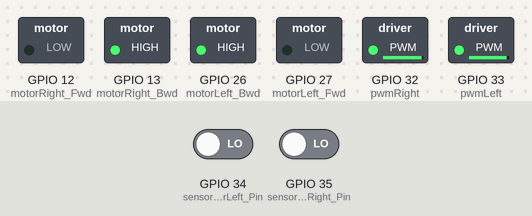
A sketch run on a simulated ESP32. Parts: switched loads named in the sketch (green lamp = pin HIGH). The inputs (shaded band) are chosen by the test bench; at power-on: GPIO 34 (sensorRearLeft_Pin) LOW, GPIO 35 (sensorRearRight_Pin) LOW. What the sketch prints to the serial monitor is not drawn.

Above: at 4.4 s.
4.5 s: GPIO 34 (sensorRearLeft_Pin) driven HIGH
At 5.1 s:
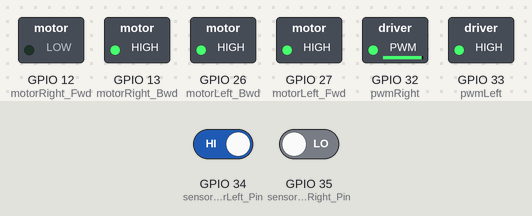
6.0 s: GPIO 35 (sensorRearRight_Pin) driven HIGH
At 7.6 s:
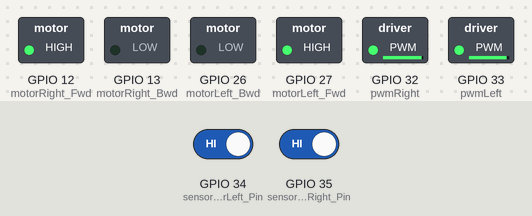
At 10.8 s:
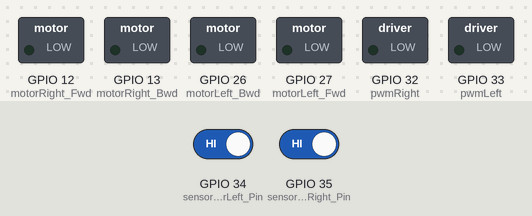
Timing chart, 0 to 12.3 s (numbered marks = the images above; inputs shaded):
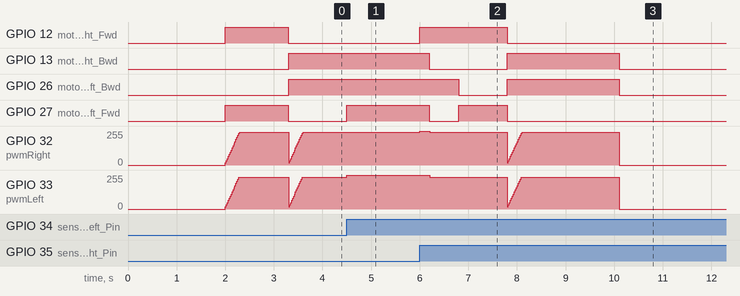

The sketch:

RCL_robot2026_main.ino
```cpp
// ==========================================
// 1. ประกาศตัวแปรพินมอเตอร์
// ==========================================
const int motorLeft_Fwd = 27;
const int motorLeft_Bwd = 26;  // ใช้ขา 15 แทน 14 ที่มีปัญหา
const int pwmLeft = 33;

const int motorRight_Fwd = 12;
const int motorRight_Bwd = 13;
const int pwmRight = 32;

// ==========================================
// 2. ประกาศตัวแปรพินเซนเซอร์เส้น
// ==========================================
//const int sensorFrontLeft_Pin = 34;
//const int sensorFrontRight_Pin = 35;
const int sensorRearLeft_Pin = 34;
const int sensorRearRight_Pin = 35;
const int BLACK_LINE = HIGH;

// ==========================================
// 3. ตั้งค่าความเร็ว (เปลี่ยนค่าได้ที่นี่ที่เดียว)
// ==========================================
int speedLeft_Fwd = 240.5;
int speedRight_Fwd = 245;
int speedLeft_Bwd = 240;
int speedRight_Bwd = 245;

// ==========================================
// 4. ตัวแปรสำหรับ MPU6050 (ไจโร)
// ==========================================
#include <Wire.h>
// ถ้าใช้ไลบรารี MPU6050 ให้ include ตรงนี้เพิ่ม
float Yaw_Angle = 0.0;

void setup() {
  Serial.begin(115200);

  // เรียกใช้ฟังก์ชันตั้งค่าจากแท็บอื่นๆ
  motorSetup();
  sensorSetup();


  Serial.println("--- System Ready ---");
  delay(2000); // หน่วงเวลาก่อนเริ่มทำงาน

  ForwardSoft();
  delay(1000);
  Stop();

  autoRear();


  TurnLeft();
  delay(600);
  Stop();

  Forward();
  delay(1000);

  BackwardSoft();
  delay(2000);
  Stop();

}

void loop() {
  // ทดสอบเรียกใช้ฟังก์ชันอ่านค่าเซนเซอร์
  readSensors();

  // ตัวอย่าง: ถ้าอยากเทสเดินหน้า ให้เอาคอมเมนต์ออก
  //motorForward();
}
```

Move.ino
```cpp
void Forward() {
  analogWrite(pwmLeft, speedLeft_Fwd);
  analogWrite(pwmRight, speedRight_Fwd);

  digitalWrite(motorLeft_Fwd, HIGH);
  digitalWrite(motorLeft_Bwd, LOW);

  digitalWrite(motorRight_Fwd, HIGH);
  digitalWrite(motorRight_Bwd, LOW);
}

void Backward() {
  analogWrite(pwmLeft, speedLeft_Bwd);
  analogWrite(pwmRight, speedRight_Bwd);

  digitalWrite(motorLeft_Fwd, LOW);
  digitalWrite(motorLeft_Bwd, HIGH);

  digitalWrite(motorRight_Fwd, LOW);
  digitalWrite(motorRight_Bwd, HIGH);
}

void TurnLeft() {
  // ล้อซ้ายถอยหลัง ล้อขวาเดินหน้า (หมุนตัวอยู่กับที่)
  analogWrite(pwmLeft, speedLeft_Fwd);
  analogWrite(pwmRight, speedRight_Fwd);

  digitalWrite(motorLeft_Fwd, LOW);
  digitalWrite(motorLeft_Bwd, HIGH);

  digitalWrite(motorRight_Fwd, HIGH);
  digitalWrite(motorRight_Bwd, LOW);
}

void TurnRight() {
  // ล้อซ้ายเดินหน้า ล้อขวาถอยหลัง (หมุนตัวอยู่กับที่)
  analogWrite(pwmLeft, speedLeft_Fwd);
  analogWrite(pwmRight, speedRight_Fwd);

  digitalWrite(motorLeft_Fwd, HIGH);
  digitalWrite(motorLeft_Bwd, LOW);

  digitalWrite(motorRight_Fwd, LOW);
  digitalWrite(motorRight_Bwd, HIGH);
}

// ---------------------------------------------------------
// ฟังก์ชันถอยหลังจัดลำตัวให้ตั้งฉาก (อัปเกรดระบบ Soft Start)
// ---------------------------------------------------------
void autoRear() {
  bool leftReady = false;
  bool rightReady = false;

  Serial.println("-> เริ่มถอยหลังจัดระเบียบ (Rear Align) แบบนุ่มนวล");

  // 1. ออกตัวถอยหลังด้วย Soft Start ก่อนเลย ป้องกันรถกระชากเป๋
  BackwardSoft();

  // 2. หลังจากรถไหลออกตัวแบบสมูทแล้ว ค่อยเข้าลูปดักจับเส้นดำ
  while (!leftReady || !rightReady) {
    int valRearLeft = digitalRead(sensorRearLeft_Pin);
    int valRearRight = digitalRead(sensorRearRight_Pin);

    // --- จัดการล้อซ้าย ---
    if (valRearLeft == BLACK_LINE && !leftReady) {
      leftReady = true;
      // เจอเส้นปุ๊บ สั่งเบรกไฟฟ้าล้อซ้ายทันที
      digitalWrite(motorLeft_Fwd, HIGH);
      digitalWrite(motorLeft_Bwd, HIGH);
      analogWrite(pwmLeft, 255);
    } else if (!leftReady) {
      // ถ้าซ้ายยังไม่เจอเส้น ให้ถอยหลังต่อไปด้วยความเร็วฐาน
      digitalWrite(motorLeft_Fwd, LOW);
      digitalWrite(motorLeft_Bwd, HIGH);
      analogWrite(pwmLeft, speedLeft_Bwd);
    }

    // --- จัดการล้อขวา ---
    if (valRearRight == BLACK_LINE && !rightReady) {
      rightReady = true;
      // เจอเส้นปุ๊บ สั่งเบรกไฟฟ้าล้อขวาทันที
      digitalWrite(motorRight_Fwd, HIGH);
      digitalWrite(motorRight_Bwd, HIGH);
      analogWrite(pwmRight, 255);
    } else if (!rightReady) {
      // ถ้าขวายังไม่เจอเส้น ให้ถอยหลังต่อไปด้วยความเร็วฐาน
      digitalWrite(motorRight_Fwd, LOW);
      digitalWrite(motorRight_Bwd, HIGH);
      analogWrite(pwmRight, speedRight_Bwd);
    }
  }

  delay(200); // หน่วงเวลา 0.2 วินาทีให้มอเตอร์ล็อกแกนสนิท
  Stop(); // สั่งคลายไฟ ปล่อยมอเตอร์พัก
  Serial.println("-> จัดระเบียบเสร็จสิ้น! ท้ายรถขนานเส้น 100%");
}

void ForwardSoft() {
  // 1. สั่งทิศทางเดินหน้าเตรียมไว้ก่อน
  digitalWrite(motorLeft_Fwd, HIGH);
  digitalWrite(motorLeft_Bwd, LOW);

  digitalWrite(motorRight_Fwd, HIGH);
  digitalWrite(motorRight_Bwd, LOW);

  // 2. ค่อยๆ เร่งไฟแบบขั้นบันได (แบ่งเป็น 10 สเตป สเตปละ 20 มิลลิวินาที)
  int steps = 15;
  int delayPerStep = 20;

  for (int i = 1; i <= steps; i++) {
    // คำนวณความเร็วที่ค่อยๆ เพิ่มขึ้น
    int currentLeft = (speedLeft_Fwd / steps) * i;
    int currentRight = (speedRight_Fwd / steps) * i;

    analogWrite(pwmLeft, currentLeft);
    analogWrite(pwmRight, currentRight);

    delay(delayPerStep); // หน่วงเวลาให้ล้อค่อยๆ ปั่น
  }

  // 3. จบการเร่ง ยืนยันการจ่ายความเร็วตามที่ตั้งไว้เป๊ะๆ อีกครั้ง
  analogWrite(pwmLeft, speedLeft_Fwd);
  analogWrite(pwmRight, speedRight_Fwd);
}

void BackwardSoft() {
  // 1. สั่งเกียร์ถอยหลังเตรียมไว้ก่อน
  digitalWrite(motorLeft_Fwd, LOW);
  digitalWrite(motorLeft_Bwd, HIGH);

  digitalWrite(motorRight_Fwd, LOW);
  digitalWrite(motorRight_Bwd, HIGH);

  // 2. ค่อยๆ เร่งไฟแบบขั้นบันได (แบ่งเป็น 10 สเตป สเตปละ 20 มิลลิวินาที)
  int steps = 15;
  int delayPerStep = 20;

  for (int i = 1; i <= steps; i++) {
    // คำนวณความเร็วที่ค่อยๆ เพิ่มขึ้น (ใช้ความเร็วถอยหลัง)
    int currentLeft = (speedLeft_Bwd / steps) * i;
    int currentRight = (speedRight_Bwd / steps) * i;

    analogWrite(pwmLeft, currentLeft);
    analogWrite(pwmRight, currentRight);

    delay(delayPerStep); // หน่วงเวลาให้ล้อค่อยๆ ปั่น
  }

  // 3. จบการเร่ง ยืนยันการจ่ายความเร็วตามที่ตั้งไว้เป๊ะๆ อีกครั้ง
  analogWrite(pwmLeft, speedLeft_Bwd);
  analogWrite(pwmRight, speedRight_Bwd);
}
```

mission.ino
```cpp
void runMission1() {
  Serial.println("=== เริ่มภารกิจที่ 1: เดินหน้าหาเส้นดำ ===");

  // 1. สั่งมอเตอร์เดินหน้าทันที
  Forward();


  Serial.println("=== เจอเส้นดำแล้ว! เบรกจอดสนิท ===");
}
```

motorSetup.ino
```cpp
void motorSetup() {
  pinMode(motorLeft_Fwd, OUTPUT);
  pinMode(motorLeft_Bwd, OUTPUT);
  pinMode(pwmLeft, OUTPUT);

  pinMode(motorRight_Fwd, OUTPUT);
  pinMode(motorRight_Bwd, OUTPUT);
  pinMode(pwmRight, OUTPUT);

  Stop(); // มั่นใจว่าเปิดเครื่องมามอเตอร์จะไม่หมุนเอง
}

void Stop() {
  // หยุดแบบปล่อยไหล
  digitalWrite(motorLeft_Fwd, LOW);
  digitalWrite(motorLeft_Bwd, LOW);
  analogWrite(pwmLeft, 0);

  digitalWrite(motorRight_Fwd, LOW);
  digitalWrite(motorRight_Bwd, LOW);
  analogWrite(pwmRight, 0);
}

void Brake() {
  // หยุดแบบล็อกแกนมอเตอร์ (Hard Brake)
  digitalWrite(motorLeft_Fwd, HIGH);
  digitalWrite(motorLeft_Bwd, HIGH);
  analogWrite(pwmLeft, 255);

  digitalWrite(motorRight_Fwd, HIGH);
  digitalWrite(motorRight_Bwd, HIGH);
  analogWrite(pwmRight, 255);
}
```

sensorSetup.ino
```cpp
void sensorSetup() {
  pinMode(sensorRearLeft_Pin, INPUT);
  pinMode(sensorRearRight_Pin, INPUT);

  // โค้ดเริ่มต้นการทำงานของ MPU6050 ใส่ตรงนี้
  Wire.begin();
  // mpu.initialize();
}

void readSensors() {
  int rL = digitalRead(sensorRearLeft_Pin);
  int rR = digitalRead(sensorRearRight_Pin);

  // โค้ดอ่านค่า MPU6050 อัปเดตตัวแปร Yaw_Angle ใส่ตรงนี้
  // Yaw_Angle = ...;

  // โชว์ค่าใน Serial Monitor
  Serial.print(" | หลังซ้าย: "); Serial.print(rL);
  Serial.print(" | หลังขวา: "); Serial.print(rR);
  Serial.print(" | Gyro Yaw: "); Serial.println(Yaw_Angle);

  delay(80); // หน่วงเวลาให้อ่านจอมอนิเตอร์ทัน (เฉพาะตอนใช้เทสค่าเซนเซอร์)
}
```

Measured:
- after the input at 4.5 s, GPIO 27 (motorLeft_Fwd): LOW → HIGH at once; GPIO 33 (pwmLeft): 240/255 → 255/255 at once
- after the input at 6.0 s, GPIO 12 (motorRight_Fwd): LOW → HIGH at once, → LOW 1.8 s later; GPIO 13 (motorRight_Bwd): HIGH → LOW after 0.20 s, → HIGH 1.6 s later, → LOW 2.3 s later
